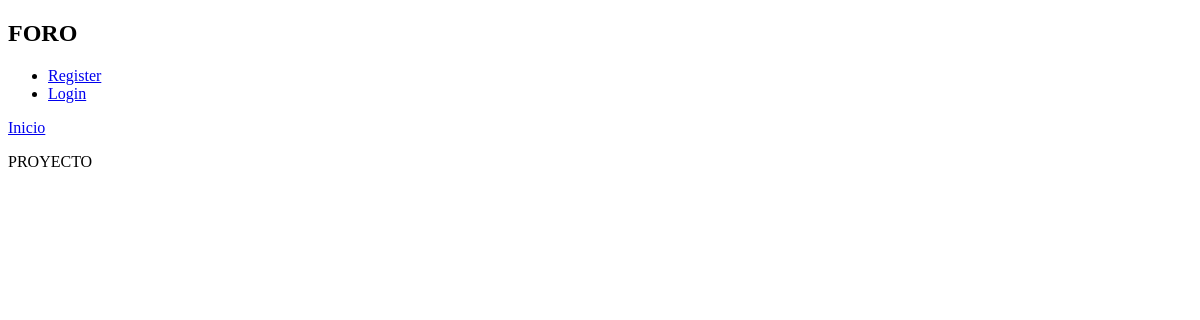
The app's page /, older data.
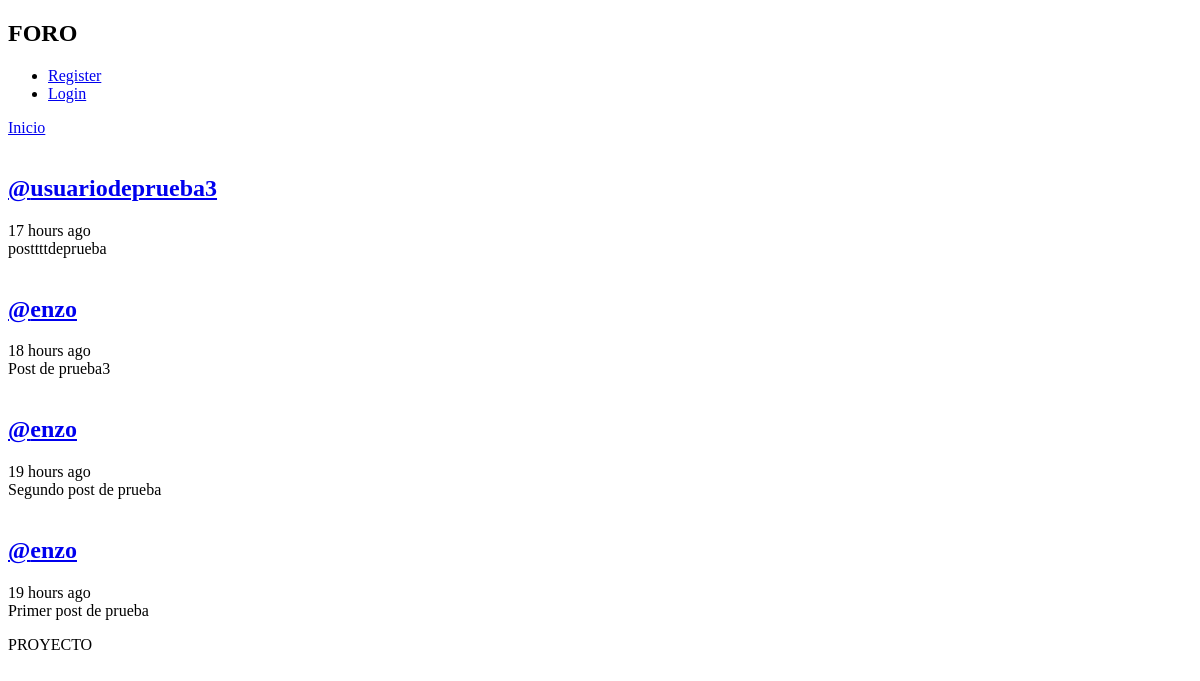
The same page, newer data.
### Pruebas/models.py (models this page shows, shortened)
class Post(models.Model):
	user = models.ForeignKey(User, on_delete=models.CASCADE, related_name='posts')
	timestamp = models.DateTimeField(default=timezone.now)
	content = models.TextField()
	class Meta:
		ordering = ['-timestamp']

### Pruebas/views.py (the view)
# urls.py: path('', views.feed, name='feed'),
def feed(request):
	posts = Post.objects.all()
	context = { 'posts': posts}
	return render(request, 'Pruebas/feed.html', context)

### Pruebas/templates/Pruebas/feed.html (shortened to what this page needs)
{% extends 'Pruebas/layout.html' %}
{% load humanize %}
{% block content %}
{% for post in posts %}
<article>
    <div class="container-article">
        <div>
            <h2 class="username"><a href="{% url 'profile' post.user.username %}">@{{ post.user.username }}</a></h2>
            <time data-time="#">{{ post.timestamp|naturaltime }}</time>
            <div class="post">{{ post.content }}</div>
        </div>
    </div>
</article>
{% endfor %}
{% endblock %}

### Pruebas/templates/Pruebas/layout.html (shortened to what this page needs)
<!DOCTYPE html>
{% load static %}
<html>
<head>
</head>
<body>
	<header class="main-head">
		<nav class="main">
			<h1 id="logo">FORO</h1>
			<ul>
				{% if request.user.is_authenticated %}
				<li><a href="{% url 'logout' %}">Logout</a></li>
				{% else %}
				<li><a href="{% url 'register' %}">Register</a></li>
				<li><a href="{% url 'login' %}">Login</a></li>
				{% endif %}
			</ul>
		</nav>
	</header>
	<div class="main">
		<nav class="second-nav">
			<a class="feed" href="{% url 'feed' %}">Inicio</a>
		</nav>
		{% block content %}
		{% endblock content %}
	</div>
	<footer>
		<div class="row">
			<p>PROYECTO</a></p>
		</div>
	</footer>
</body>
</html>

Row changes from the older to the newer data that the page shows:
added Post: user.username "usuariodeprueba3", timestamp "17 hours ago", content "posttttdeprueba"
added Post: user.username "enzo", timestamp "18 hours ago", content "Post de prueba3"
added Post: user.username "enzo", timestamp "19 hours ago", content "Segundo post de prueba"
added Post: user.username "enzo", timestamp "19 hours ago", content "Primer post de prueba"
